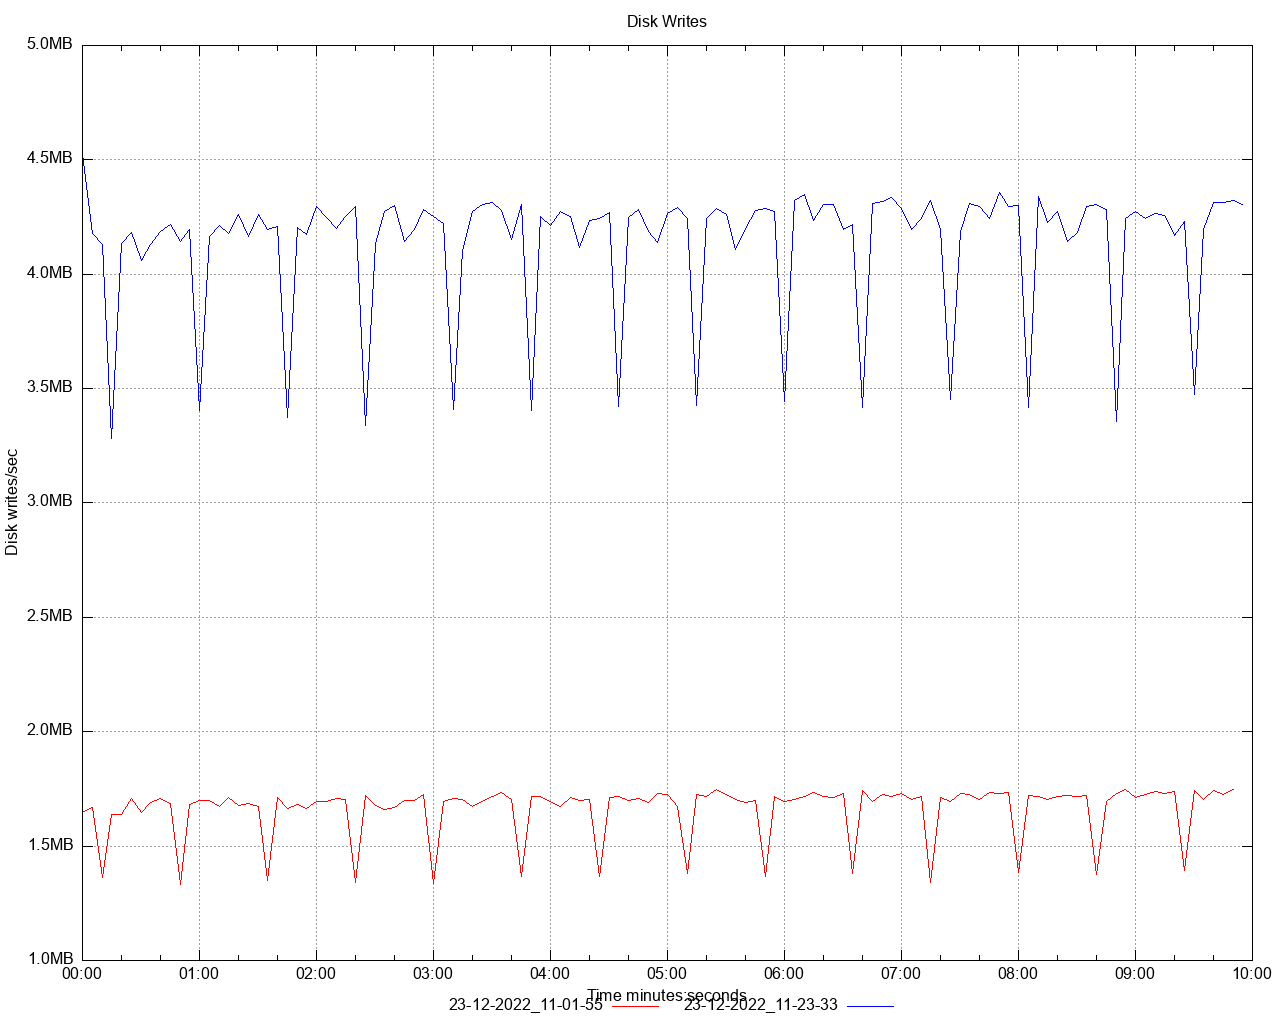

This chart was generated by the following gnuplot code:
set title 'Disk Writes' noenhanced
set style data lines
set datafile separator ","
set terminal png size 1280,1024
set grid
set key below
set xdata time
set timefmt "%s"
offset = 0
t0(x)=(offset=($0==0) ? x : offset, x - offset)
set xlabel 'Time minutes:seconds'
set ylabel 'Disk writes/sec'
set format y '%.1s%cB'
set output '/Users/ahmet.mircik/Workspace/python/hazelcast-simulator/offload-benchmarks/report/dstat/disk_write_A4.png'
plot \
   '/Users/ahmet.mircik/Workspace/python/hazelcast-simulator/offload-benchmarks/report/data/disk_write_A4_1.data' using (t0(timecolumn(1))):2 title "23-12-2022_11-01-55" noenhanced lt rgb "red", \
   '/Users/ahmet.mircik/Workspace/python/hazelcast-simulator/offload-benchmarks/report/data/disk_write_A4_2.data' using (t0(timecolumn(1))):2 title "23-12-2022_11-23-33" noenhanced lt rgb "blue", \
